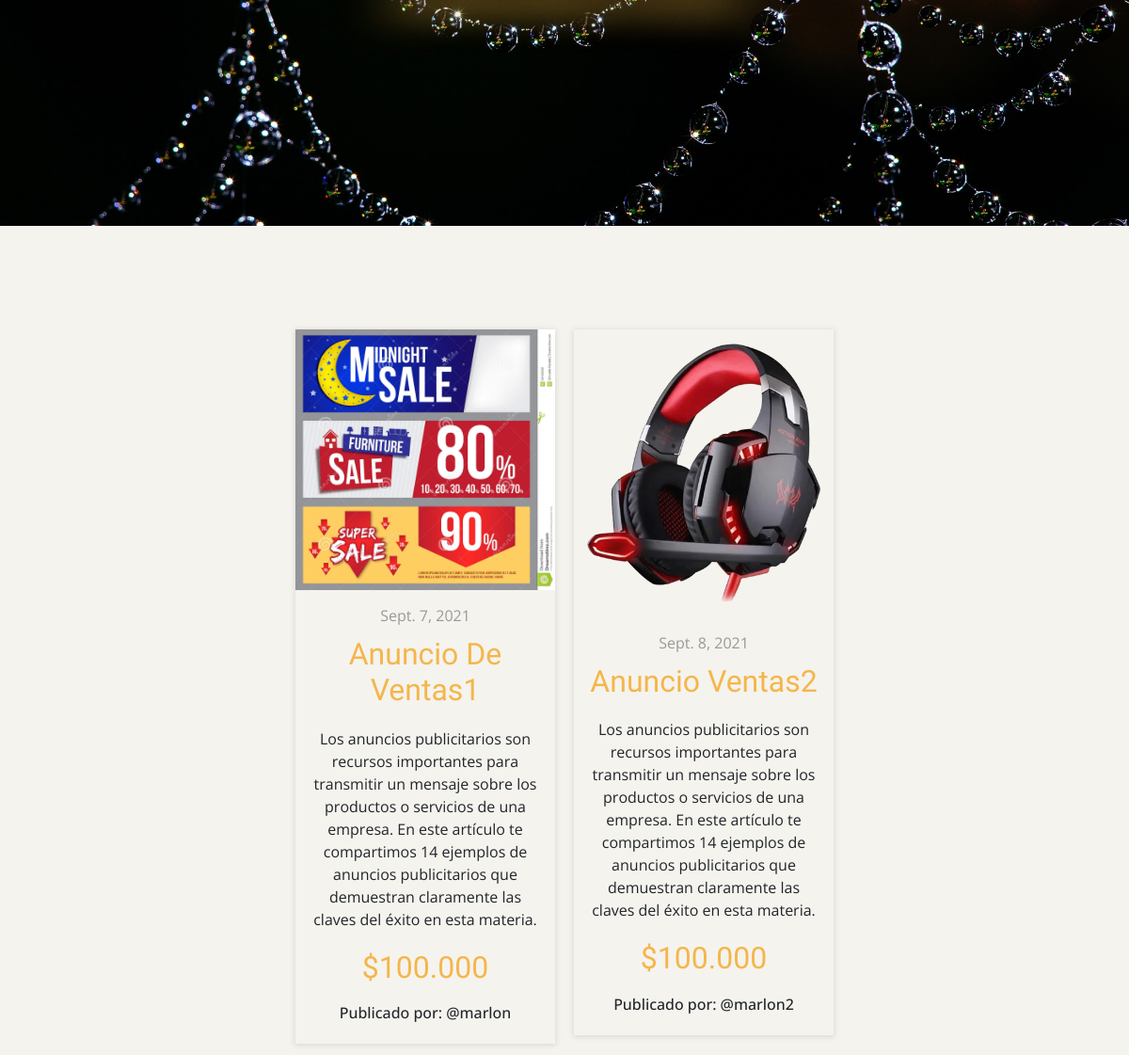
The page /cate/14/ (middle part) on the database as committed earlier.
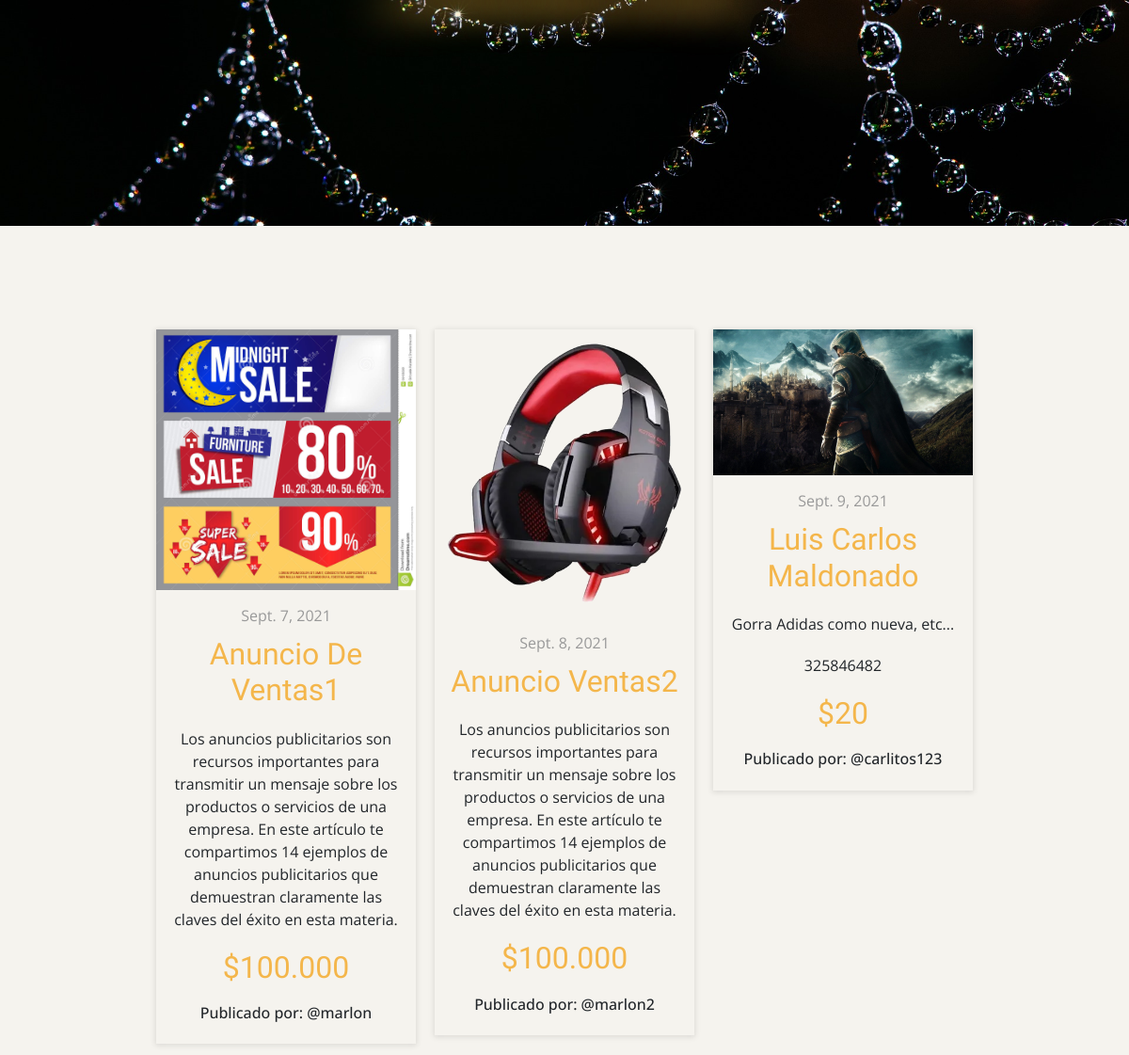
The same page on the database as committed later.
### app/models.py (models this page shows, shortened)
class producto(models.Model):
    nombre=models.CharField(max_length=50)
    username=models.CharField(max_length=100)
    precio=models.IntegerField(null=True)
    descripcion=models.TextField()
    nuevo=models.BooleanField()
    categoria=models.ForeignKey(Categoria, on_delete=models.PROTECT)
    fecha_fabricacion=models.DateField(auto_now=True)
    telefono=models.CharField(null=True, max_length=10)
    imagen=models.ImageField(upload_to="productos", null="True")

### app/views.py (the view)
# urls.py: path('cate/<id>/', cate, name='cate'),
def cate(request, id):
    productos = producto.objects.filter(categoria=id)
    categorias= Categoria.objects.all()
    data ={
        'productos': productos,
        'categorias': categorias
    }
    return render (request, 'cate.html', data)

### app/templates/cate.html (shortened to what this page needs)
{% extends 'base.html' %}
{% load static %}
{% block css %}
<link rel="stylesheet" href="https://cdn.jsdelivr.net/bxslider/4.2.12/jquery.bxslider.css">
{% endblock %}
{% block content %}
{% load humanize %}
<div class="container">
</div>
<div class="box">
    <div class="productos">
        {% for p in productos %}
        <div class="producto">
            <div class="contenedor_producto">
                {% if p.imagen %}
                <div class="post-header">
                    <img id="img_pro" src="{{p.imagen.url}}" alt="imagen producto">
                </div>
                {% endif %}
                <div class="detalle">
                    <span>{{p.fecha_fabricacion}}</span>
                    <h2>{{p.nombre | title}}</h2>
                    <p>{{p.descripcion}}</p>
                    {% if p.telefono %}
                    <p>{{p.telefono}}</p>
                    {% endif %}
                    {% if p.precio %}
                    <h2>${{p.precio | intcomma}}</h2>
                    {% endif %}
                    <h6>Publicado por: @{{p.username}}</h6>
                </div>
            </div>
        </div>
    {% endfor %}
    </div>
</div>
{% endblock %}

Rows that differ between the two databases and show on the page:
added producto: imagen (picture), fecha_fabricacion "Sept. 9, 2021", nombre "Luis Carlos Maldonado", descripcion "Gorra Adidas como nueva, etc...", telefono "325846482", precio "20", username "carlitos123"
